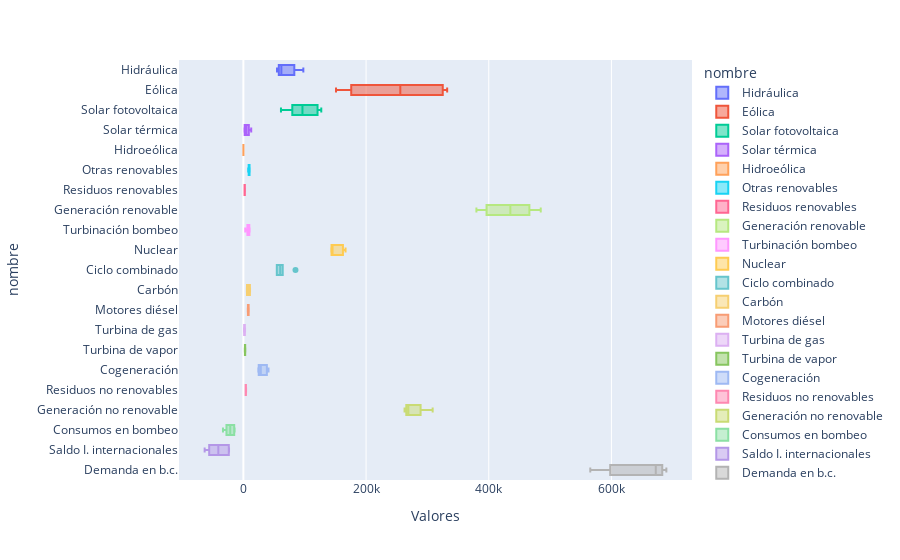

Notebook cell for this chart:
### Code cell
px.box(data_frame=df_balance,
       x = 'Valores',
       y = 'nombre',
       color = 'nombre',
       color_discrete_sequence = colores_personalizados)

### Figure 1 — Plotly figure (JSON) as saved in the notebook; plotly's stock layout.template omitted (floating-point values rounded to 4 significant figures)
{"data": [{"alignmentgroup": "True", "hovertemplate": "nombre=%{y}<br>Valores=%{x}<extra></extra>", "legendgroup": "Hidráulica", "marker": {"color": "#636EFA"}, "name": "Hidráulica", "notched": false, "offsetgroup": "Hidráulica", "orientation": "h", "showlegend": true, "type": "box", "x": [83010.0, 54810.0, 63360.0, 57720.0, 60410.0, 97710.0], "x0": " ", "xaxis": "x", "y": ["Hidráulica", "Hidráulica", "Hidráulica", "Hidráulica", "Hidráulica", "Hidráulica"], "y0": " ", "yaxis": "y"}, {"alignmentgroup": "True", "hovertemplate": "nombre=%{y}<br>Valores=%{x}<extra></extra>", "legendgroup": "Eólica", "marker": {"color": "#EF553B"}, "name": "Eólica", "notched": false, "offsetgroup": "Eólica", "orientation": "h", "showlegend": true, "type": "box", "x": [151000.0, 216700.0, 294900.0, 325000.0, 332200.0, 175800.0], "x0": " ", "xaxis": "x", "y": ["Eólica", "Eólica", "Eólica", "Eólica", "Eólica", "Eólica"], "y0": " ", "yaxis": "y"}, {"alignmentgroup": "True", "hovertemplate": "nombre=%{y}<br>Valores=%{x}<extra></extra>", "legendgroup": "Solar fotovoltaica", "marker": {"color": "#00CC96"}, "name": "Solar fotovoltaica", "notched": false, "offsetgroup": "Solar fotovoltaica", "orientation": "h", "showlegend": true, "type": "box", "x": [120900.0, 104500.0, 79730.0, 88050.0, 61270.0, 126900.0], "x0": " ", "xaxis": "x", "y": ["Solar fotovoltaica", "Solar fotovoltaica", "Solar fotovoltaica", "Solar fotovoltaica", "Solar fotovoltaica", "Solar fotovoltaica"], "y0": " ", "yaxis": "y"}, {"alignmentgroup": "True", "hovertemplate": "nombre=%{y}<br>Valores=%{x}<extra></extra>", "legendgroup": "Solar térmica", "marker": {"color": "#AB63FA"}, "name": "Solar térmica", "notched": false, "offsetgroup": "Solar térmica", "orientation": "h", "showlegend": true, "type": "box", "x": [12730.0, 8866.0, 1804.0, 3399.0, 2117.0, 6045.0], "x0": " ", "xaxis": "x", "y": ["Solar térmica", "Solar térmica", "Solar térmica", "Solar térmica", "Solar térmica", "Solar térmica"], "y0": " ", "yaxis": "y"}, {"alignmentgroup": "True", "hovertemplate": "nombre=%{y}<br>Valores=%{x}<extra></extra>", "legendgroup": "Hidroeólica", "marker": {"color": "#FFA15A"}, "name": "Hidroeólica", "notched": false, "offsetgroup": "Hidroeólica", "orientation": "h", "showlegend": true, "type": "box", "x": [50.15, 1.722, 5.562, 13.74, 55.31, 29.04], "x0": " ", "xaxis": "x", "y": ["Hidroeólica", "Hidroeólica", "Hidroeólica", "Hidroeólica", "Hidroeólica", "Hidroeólica"], "y0": " ", "yaxis": "y"}, {"alignmentgroup": "True", "hovertemplate": "nombre=%{y}<br>Valores=%{x}<extra></extra>", "legendgroup": "Otras renovables", "marker": {"color": "#19D3F3"}, "name": "Otras renovables", "notched": false, "offsetgroup": "Otras renovables", "orientation": "h", "showlegend": true, "type": "box", "x": [10220.0, 9640.0, 10000.0, 8602.0, 7808.0, 9795.0], "x0": " ", "xaxis": "x", "y": ["Otras renovables", "Otras renovables", "Otras renovables", "Otras renovables", "Otras renovables", "Otras renovables"], "y0": " ", "yaxis": "y"}, {"alignmentgroup": "True", "hovertemplate": "nombre=%{y}<br>Valores=%{x}<extra></extra>", "legendgroup": "Residuos renovables", "marker": {"color": "#FF6692"}, "name": "Residuos renovables", "notched": false, "offsetgroup": "Residuos renovables", "orientation": "h", "showlegend": true, "type": "box", "x": [1973.0, 1880.0, 1857.0, 1959.0, 2362.0, 2448.0], "x0": " ", "xaxis": "x", "y": ["Residuos renovables", "Residuos renovables", "Residuos renovables", "Residuos renovables", "Residuos renovables", "Residuos renovables"], "y0": " ", "yaxis": "y"}, {"alignmentgroup": "True", "hovertemplate": "nombre=%{y}<br>Valores=%{x}<extra></extra>", "legendgroup": "Generación renovable", "marker": {"color": "#B6E880"}, "name": "Generación renovable", "notched": false, "offsetgroup": "Generación renovable", "orientation": "h", "showlegend": true, "type": "box", "x": [379900.0, 396400.0, 451700.0, 484800.0, 466200.0, 418800.0], "x0": " ", "xaxis": "x", "y": ["Generación renovable", "Generación renovable", "Generación renovable", "Generación renovable", "Generación renovable", "Generación renovable"], "y0": " ", "yaxis": "y"}, {"alignmentgroup": "True", "hovertemplate": "nombre=%{y}<br>Valores=%{x}<extra></extra>", "legendgroup": "Turbinación bombeo", "marker": {"color": "#FF97FF"}, "name": "Turbinación bombeo", "notched": false, "offsetgroup": "Turbinación bombeo", "orientation": "h", "showlegend": true, "type": "box", "x": [9067.0, 3071.0, 9643.0, 8103.0, 6513.0, 10110.0], "x0": " ", "xaxis": "x", "y": ["Turbinación bombeo", "Turbinación bombeo", "Turbinación bombeo", "Turbinación bombeo", "Turbinación bombeo", "Turbinación bombeo"], "y0": " ", "yaxis": "y"}, {"alignmentgroup": "True", "hovertemplate": "nombre=%{y}<br>Valores=%{x}<extra></extra>", "legendgroup": "Nuclear", "marker": {"color": "#FECB52"}, "name": "Nuclear", "notched": false, "offsetgroup": "Nuclear", "orientation": "h", "showlegend": true, "type": "box", "x": [166500.0, 162300.0, 143400.0, 143691, 143800.0, 144100.0], "x0": " ", "xaxis": "x", "y": ["Nuclear", "Nuclear", "Nuclear", "Nuclear", "Nuclear", "Nuclear"], "y0": " ", "yaxis": "y"}, {"alignmentgroup": "True", "hovertemplate": "nombre=%{y}<br>Valores=%{x}<extra></extra>", "legendgroup": "Ciclo combinado", "marker": {"color": "rgb(102, 197, 204)"}, "name": "Ciclo combinado", "notched": false, "offsetgroup": "Ciclo combinado", "orientation": "h", "showlegend": true, "type": "box", "x": [54490.0, 54460.0, 59970.0, 64130.0, 60040.0, 84910.0], "x0": " ", "xaxis": "x", "y": ["Ciclo combinado", "Ciclo combinado", "Ciclo combinado", "Ciclo combinado", "Ciclo combinado", "Ciclo combinado"], "y0": " ", "yaxis": "y"}, {"alignmentgroup": "True", "hovertemplate": "nombre=%{y}<br>Valores=%{x}<extra></extra>", "legendgroup": "Carbón", "marker": {"color": "rgb(246, 207, 113)"}, "name": "Carbón", "notched": false, "offsetgroup": "Carbón", "orientation": "h", "showlegend": true, "type": "box", "x": [5770.0, 5884, 8010.0, 8764, 10614, 10824], "x0": " ", "xaxis": "x", "y": ["Carbón", "Carbón", "Carbón", "Carbón", "Carbón", "Carbón"], "y0": " ", "yaxis": "y"}, {"alignmentgroup": "True", "hovertemplate": "nombre=%{y}<br>Valores=%{x}<extra></extra>", "legendgroup": "Motores diésel", "marker": {"color": "rgb(248, 156, 116)"}, "name": "Motores diésel", "notched": false, "offsetgroup": "Motores diésel", "orientation": "h", "showlegend": true, "type": "box", "x": [7217.0, 7418.0, 8239.0, 8685.0, 8317.0, 8548.0], "x0": " ", "xaxis": "x", "y": ["Motores diésel", "Motores diésel", "Motores diésel", "Motores diésel", "Motores diésel", "Motores diésel"], "y0": " ", "yaxis": "y"}, {"alignmentgroup": "True", "hovertemplate": "nombre=%{y}<br>Valores=%{x}<extra></extra>", "legendgroup": "Turbina de gas", "marker": {"color": "rgb(220, 176, 242)"}, "name": "Turbina de gas", "notched": false, "offsetgroup": "Turbina de gas", "orientation": "h", "showlegend": true, "type": "box", "x": [1055.0, 1237.0, 2396.0, 2679.0, 2395.0, 2216.0], "x0": " ", "xaxis": "x", "y": ["Turbina de gas", "Turbina de gas", "Turbina de gas", "Turbina de gas", "Turbina de gas", "Turbina de gas"], "y0": " ", "yaxis": "y"}, {"alignmentgroup": "True", "hovertemplate": "nombre=%{y}<br>Valores=%{x}<extra></extra>", "legendgroup": "Turbina de vapor", "marker": {"color": "rgb(135, 197, 95)"}, "name": "Turbina de vapor", "notched": false, "offsetgroup": "Turbina de vapor", "orientation": "h", "showlegend": true, "type": "box", "x": [2330.0, 2559.0, 2921.0, 3137.0, 2660.0, 2525.0], "x0": " ", "xaxis": "x", "y": ["Turbina de vapor", "Turbina de vapor", "Turbina de vapor", "Turbina de vapor", "Turbina de vapor", "Turbina de vapor"], "y0": " ", "yaxis": "y"}, {"alignmentgroup": "True", "hovertemplate": "nombre=%{y}<br>Valores=%{x}<extra></extra>", "legendgroup": "Cogeneración", "marker": {"color": "rgb(158, 185, 243)"}, "name": "Cogeneración", "notched": false, "offsetgroup": "Cogeneración", "orientation": "h", "showlegend": true, "type": "box", "x": [38280.0, 24990.0, 31620.0, 25170.0, 24360.0, 40960.0], "x0": " ", "xaxis": "x", "y": ["Cogeneración", "Cogeneración", "Cogeneración", "Cogeneración", "Cogeneración", "Cogeneración"], "y0": " ", "yaxis": "y"}, {"alignmentgroup": "True", "hovertemplate": "nombre=%{y}<br>Valores=%{x}<extra></extra>", "legendgroup": "Residuos no renovables", "marker": {"color": "rgb(254, 136, 177)"}, "name": "Residuos no renovables", "notched": false, "offsetgroup": "Residuos no renovables", "orientation": "h", "showlegend": true, "type": "box", "x": [4153.0, 3673.0, 3685.0, 3721.0, 4085.0, 4337.0], "x0": " ", "xaxis": "x", "y": ["Residuos no renovables", "Residuos no renovables", "Residuos no renovables", "Residuos no renovables", "Residuos no renovables", "Residuos no renovables"], "y0": " ", "yaxis": "y"}, {"alignmentgroup": "True", "hovertemplate": "nombre=%{y}<br>Valores=%{x}<extra></extra>", "legendgroup": "Generación no renovable", "marker": {"color": "rgb(201, 219, 116)"}, "name": "Generación no renovable", "notched": false, "offsetgroup": "Generación no renovable", "orientation": "h", "showlegend": true, "type": "box", "x": [288900.0, 265600.0, 269900.0, 268100.0, 262800.0, 308600.0], "x0": " ", "xaxis": "x", "y": ["Generación no renovable", "Generación no renovable", "Generación no renovable", "Generación no renovable", "Generación no renovable", "Generación no renovable"], "y0": " ", "yaxis": "y"}, {"alignmentgroup": "True", "hovertemplate": "nombre=%{y}<br>Valores=%{x}<extra></extra>", "legendgroup": "Consumos en bombeo", "marker": {"color": "rgb(139, 224, 164)"}, "name": "Consumos en bombeo", "notched": false, "offsetgroup": "Consumos en bombeo", "orientation": "h", "showlegend": true, "type": "box", "x": [-14990.0, -33280.0, -16650.0, -27590.0, -26250.0, -14340.0], "x0": " ", "xaxis": "x", "y": ["Consumos en bombeo", "Consumos en bombeo", "Consumos en bombeo", "Consumos en bombeo", "Consumos en bombeo", "Consumos en bombeo"], "y0": " ", "yaxis": "y"}, {"alignmentgroup": "True", "hovertemplate": "nombre=%{y}<br>Valores=%{x}<extra></extra>", "legendgroup": "Saldo I. internacionales", "marker": {"color": "rgb(180, 151, 231)"}, "name": "Saldo I. internacionales", "notched": false, "offsetgroup": "Saldo I. internacionales", "orientation": "h", "showlegend": true, "type": "box", "x": [-55760.0, -63160.0, -39350, -42370.0, -23780.0, -23430.0], "x0": " ", "xaxis": "x", "y": ["Saldo I. internacionales", "Saldo I. internacionales", "Saldo I. internacionales", "Saldo I. internacionales", "Saldo I. internacionales", "Saldo I. internacionales"], "y0": " ", "yaxis": "y"}, {"alignmentgroup": "True", "hovertemplate": "nombre=%{y}<br>Valores=%{x}<extra></extra>", "legendgroup": "Demanda en b.c.", "marker": {"color": "rgb(179, 179, 179)"}, "name": "Demanda en b.c.", "notched": false, "offsetgroup": "Demanda en b.c.", "orientation": "h", "showlegend": true, "type": "box", "x": [598000.0, 565500.0, 665600.0, 682900.0, 679000.0, 689500.0], "x0": " ", "xaxis": "x", "y": ["Demanda en b.c.", "Demanda en b.c.", "Demanda en b.c.", "Demanda en b.c.", "Demanda en b.c.", "Demanda en b.c."], "y0": " ", "yaxis": "y"}], "layout": {"boxmode": "overlay", "legend": {"title": {"text": "nombre"}, "tracegroupgap": 0}, "margin": {"t": 60}, "xaxis": {"anchor": "y", "domain": [0, 1], "title": {"text": "Valores"}}, "yaxis": {"anchor": "x", "categoryarray": ["Demanda en b.c.", "Saldo I. internacionales", "Consumos en bombeo", "Generación no renovable", "Residuos no renovables", "Cogeneración", "Turbina de vapor", "Turbina de gas", "Motores diésel", "Carbón", "Ciclo combinado", "Nuclear", "Turbinación bombeo", "Generación renovable", "Residuos renovables", "Otras renovables", "Hidroeólica", "Solar térmica", "Solar fotovoltaica", "Eólica", "Hidráulica"], "categoryorder": "array", "domain": [0, 1], "title": {"text": "nombre"}}}}
